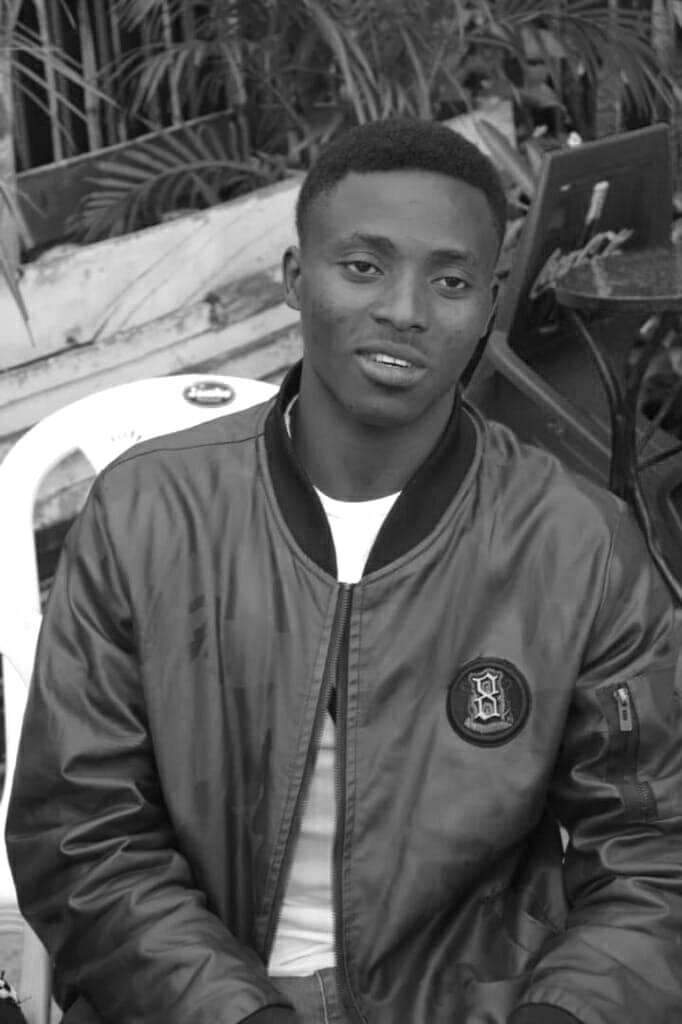
#> input picture quizproject/albert.jpg, 682 x 1024 px
$ python pillow12.py
#> lines starting #> are read from the running program, lines starting #| are printed output that depends on the picture
from PIL import Image # Import Image class from the library.
#Some of the file formats supported are PPM, PNG, JPEG, GIF, TIFF, and BMP. It is also possible to create new file decoders to expand the library of file formats accessible
image = Image.open("albert.jpg") # Load the image.
#> image is the input picture: PIL image 682x1024 RGB; min 0, max 255, mean 91.6
rotated_image = image.rotate(90) # Rotate the image by 180 degrees.
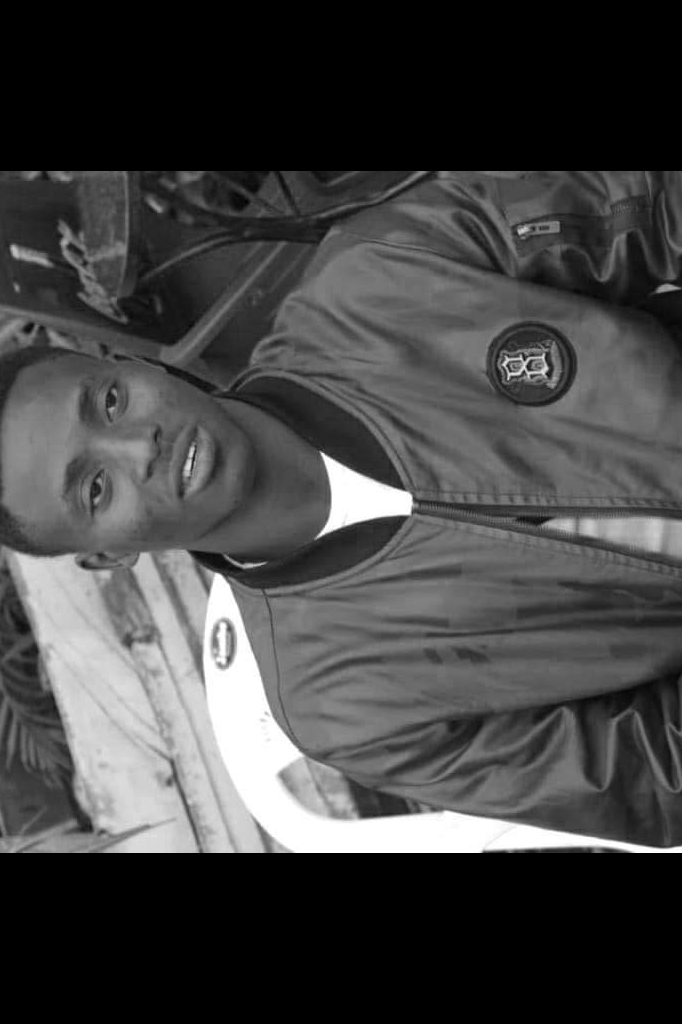
#> rotated_image: PIL image 682x1024 RGB; min 0, max 255, mean 67.9
rotated_image.save("file_rotated.jpg") # Save the rotated image.
